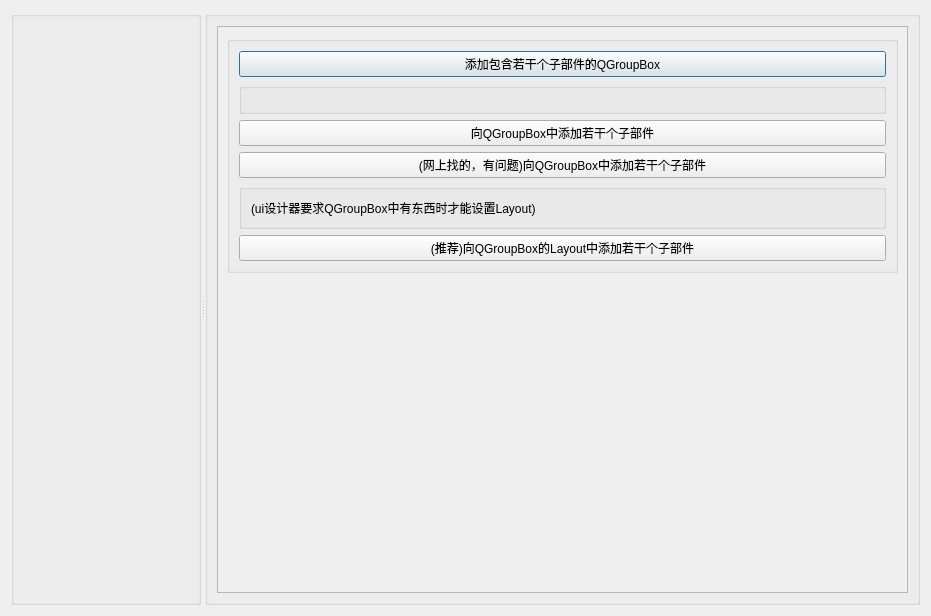
<?xml version="1.0" encoding="UTF-8"?>
<ui version="4.0">
 <class>dlg_qgroupbox</class>
 <widget class="QDialog" name="dlg_qgroupbox">
  <property name="geometry">
   <rect>
    <x>0</x>
    <y>0</y>
    <width>931</width>
    <height>616</height>
   </rect>
  </property>
  <property name="windowTitle">
   <string>Dialog</string>
  </property>
  <layout class="QHBoxLayout" name="horizontalLayout">
   <item>
    <widget class="QSplitter" name="splitter">
     <property name="orientation">
      <enum>Qt::Horizontal</enum>
     </property>
     <widget class="QGroupBox" name="groupBox">
      <property name="title">
       <string/>
      </property>
     </widget>
     <widget class="QGroupBox" name="groupBox_3">
      <property name="title">
       <string/>
      </property>
      <layout class="QVBoxLayout" name="verticalLayout">
       <item>
        <widget class="QScrollArea" name="scrollArea">
         <property name="widgetResizable">
          <bool>true</bool>
         </property>
         <widget class="QWidget" name="scrollAreaWidgetContents">
          <property name="geometry">
           <rect>
            <x>0</x>
            <y>0</y>
            <width>691</width>
            <height>555</height>
           </rect>
          </property>
          <layout class="QVBoxLayout" name="verticalLayout_2">
           <item>
            <widget class="QGroupBox" name="gbGlobalInsert">
             <property name="title">
              <string/>
             </property>
             <layout class="QGridLayout" name="gridLayout">
              <property name="spacing">
               <number>6</number>
              </property>
              <item row="1" column="0">
               <widget class="QGroupBox" name="gbInsert">
                <property name="title">
                 <string/>
                </property>
               </widget>
              </item>
              <item row="0" column="0">
               <widget class="QPushButton" name="pbInsertGroupBox">
                <property name="text">
                 <string>添加包含若干个子部件的QGroupBox</string>
                </property>
               </widget>
              </item>
              <item row="4" column="0">
               <widget class="QPushButton" name="pbInsertToGroupBoxWrong">
                <property name="text">
                 <string>(网上找的，有问题)向QGroupBox中添加若干个子部件</string>
                </property>
               </widget>
              </item>
              <item row="3" column="0">
               <widget class="QPushButton" name="pbInsertToGroupBoxRight">
                <property name="text">
                 <string>向QGroupBox中添加若干个子部件</string>
                </property>
               </widget>
              </item>
              <item row="5" column="0">
               <widget class="QGroupBox" name="gbInsertWithLayout">
                <property name="title">
                 <string/>
                </property>
                <layout class="QVBoxLayout" name="verticalLayout_3">
                 <item>
                  <widget class="QLabel" name="label">
                   <property name="text">
                    <string>(ui设计器要求QGroupBox中有东西时才能设置Layout)</string>
                   </property>
                  </widget>
                 </item>
                </layout>
               </widget>
              </item>
              <item row="6" column="0">
               <widget class="QPushButton" name="pbInsertWithLayout">
                <property name="text">
                 <string>(推荐)向QGroupBox的Layout中添加若干个子部件</string>
                </property>
               </widget>
              </item>
             </layout>
            </widget>
           </item>
           <item>
            <spacer name="verticalSpacer">
             <property name="orientation">
              <enum>Qt::Vertical</enum>
             </property>
             <property name="sizeHint" stdset="0">
              <size>
               <width>20</width>
               <height>406</height>
              </size>
             </property>
            </spacer>
           </item>
          </layout>
         </widget>
        </widget>
       </item>
      </layout>
     </widget>
    </widget>
   </item>
  </layout>
 </widget>
 <resources/>
 <connections/>
</ui>
